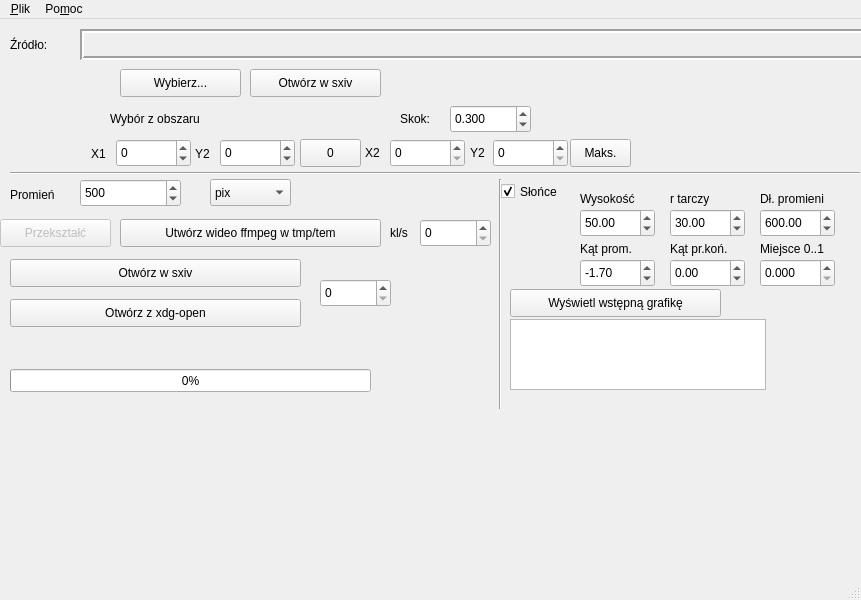
<?xml version="1.0" encoding="UTF-8"?>
<ui version="4.0">
 <class>MainWindow</class>
 <widget class="QMainWindow" name="MainWindow">
  <property name="geometry">
   <rect>
    <x>0</x>
    <y>0</y>
    <width>861</width>
    <height>600</height>
   </rect>
  </property>
  <property name="windowTitle">
   <string>Transformacja niebocentryczna</string>
  </property>
  <widget class="QWidget" name="centralwidget">
   <widget class="QPushButton" name="pushButton">
    <property name="geometry">
     <rect>
      <x>10</x>
      <y>240</y>
      <width>291</width>
      <height>28</height>
     </rect>
    </property>
    <property name="whatsThis">
     <string>Otwiera przy użyciu szybkiego ale funkcjonalnego sxiv.</string>
    </property>
    <property name="text">
     <string>Otwórz w sxiv</string>
    </property>
   </widget>
   <widget class="QPushButton" name="pushButton_2">
    <property name="geometry">
     <rect>
      <x>120</x>
      <y>200</y>
      <width>261</width>
      <height>28</height>
     </rect>
    </property>
    <property name="whatsThis">
     <string>Tworzy wideo w katalogu tymczasowym.</string>
    </property>
    <property name="text">
     <string>Utwórz wideo ffmpeg w tmp/tem</string>
    </property>
   </widget>
   <widget class="QPushButton" name="pushButton_3">
    <property name="geometry">
     <rect>
      <x>10</x>
      <y>280</y>
      <width>291</width>
      <height>28</height>
     </rect>
    </property>
    <property name="whatsThis">
     <string>Otwiera przy użyciu domyślnego programu</string>
    </property>
    <property name="text">
     <string>Otwórz z xdg-open</string>
    </property>
   </widget>
   <widget class="QLabel" name="lblSrc">
    <property name="geometry">
     <rect>
      <x>80</x>
      <y>10</y>
      <width>831</width>
      <height>31</height>
     </rect>
    </property>
    <property name="font">
     <font>
      <weight>50</weight>
      <bold>false</bold>
     </font>
    </property>
    <property name="frameShape">
     <enum>QFrame::Box</enum>
    </property>
    <property name="frameShadow">
     <enum>QFrame::Sunken</enum>
    </property>
    <property name="lineWidth">
     <number>2</number>
    </property>
    <property name="text">
     <string/>
    </property>
   </widget>
   <widget class="QLabel" name="lblSrc_2">
    <property name="geometry">
     <rect>
      <x>10</x>
      <y>10</y>
      <width>61</width>
      <height>31</height>
     </rect>
    </property>
    <property name="font">
     <font>
      <weight>50</weight>
      <bold>false</bold>
     </font>
    </property>
    <property name="frameShape">
     <enum>QFrame::NoFrame</enum>
    </property>
    <property name="frameShadow">
     <enum>QFrame::Sunken</enum>
    </property>
    <property name="lineWidth">
     <number>2</number>
    </property>
    <property name="text">
     <string>Źródło:</string>
    </property>
   </widget>
   <widget class="Line" name="line_5">
    <property name="geometry">
     <rect>
      <x>10</x>
      <y>144</y>
      <width>850</width>
      <height>20</height>
     </rect>
    </property>
    <property name="orientation">
     <enum>Qt::Horizontal</enum>
    </property>
   </widget>
   <widget class="QPushButton" name="btnOpen">
    <property name="geometry">
     <rect>
      <x>120</x>
      <y>50</y>
      <width>121</width>
      <height>28</height>
     </rect>
    </property>
    <property name="whatsThis">
     <string>Otwiera obraz który ma być przekształcony.</string>
    </property>
    <property name="text">
     <string>Wybierz...</string>
    </property>
   </widget>
   <widget class="QLabel" name="lbl">
    <property name="geometry">
     <rect>
      <x>10</x>
      <y>160</y>
      <width>71</width>
      <height>31</height>
     </rect>
    </property>
    <property name="font">
     <font>
      <weight>50</weight>
      <bold>false</bold>
     </font>
    </property>
    <property name="whatsThis">
     <string>Wartiość parametru promienia we wzorze transformacji.</string>
    </property>
    <property name="frameShape">
     <enum>QFrame::NoFrame</enum>
    </property>
    <property name="frameShadow">
     <enum>QFrame::Sunken</enum>
    </property>
    <property name="lineWidth">
     <number>2</number>
    </property>
    <property name="text">
     <string>Promień</string>
    </property>
   </widget>
   <widget class="QDoubleSpinBox" name="dsbR">
    <property name="geometry">
     <rect>
      <x>80</x>
      <y>160</y>
      <width>101</width>
      <height>28</height>
     </rect>
    </property>
    <property name="decimals">
     <number>0</number>
    </property>
    <property name="minimum">
     <double>0.000000000000000</double>
    </property>
    <property name="maximum">
     <double>100000000.000000000000000</double>
    </property>
    <property name="value">
     <double>500.000000000000000</double>
    </property>
   </widget>
   <widget class="QComboBox" name="comboBox">
    <property name="geometry">
     <rect>
      <x>210</x>
      <y>160</y>
      <width>81</width>
      <height>27</height>
     </rect>
    </property>
    <item>
     <property name="text">
      <string>pix</string>
     </property>
    </item>
    <item>
     <property name="text">
      <string>cm</string>
     </property>
    </item>
   </widget>
   <widget class="QSpinBox" name="sbOpenNumber">
    <property name="geometry">
     <rect>
      <x>320</x>
      <y>260</y>
      <width>71</width>
      <height>28</height>
     </rect>
    </property>
    <property name="maximum">
     <number>1000000</number>
    </property>
   </widget>
   <widget class="QPushButton" name="btnTransform">
    <property name="enabled">
     <bool>false</bool>
    </property>
    <property name="geometry">
     <rect>
      <x>0</x>
      <y>200</y>
      <width>111</width>
      <height>28</height>
     </rect>
    </property>
    <property name="whatsThis">
     <string>Rozpoczyna proces</string>
    </property>
    <property name="text">
     <string>Przekształć</string>
    </property>
    <property name="default">
     <bool>true</bool>
    </property>
   </widget>
   <widget class="QPushButton" name="btnSrcSxiv">
    <property name="geometry">
     <rect>
      <x>250</x>
      <y>50</y>
      <width>131</width>
      <height>28</height>
     </rect>
    </property>
    <property name="text">
     <string>Otwórz w sxiv</string>
    </property>
   </widget>
   <widget class="QDoubleSpinBox" name="dsbXstart">
    <property name="geometry">
     <rect>
      <x>116</x>
      <y>120</y>
      <width>75</width>
      <height>28</height>
     </rect>
    </property>
    <property name="accelerated">
     <bool>true</bool>
    </property>
    <property name="decimals">
     <number>0</number>
    </property>
    <property name="minimum">
     <double>-1.000000000000000</double>
    </property>
    <property name="maximum">
     <double>1.000000000000000</double>
    </property>
    <property name="singleStep">
     <double>10.000000000000000</double>
    </property>
   </widget>
   <widget class="QDoubleSpinBox" name="dsbYstart">
    <property name="geometry">
     <rect>
      <x>220</x>
      <y>120</y>
      <width>75</width>
      <height>28</height>
     </rect>
    </property>
    <property name="accelerated">
     <bool>true</bool>
    </property>
    <property name="decimals">
     <number>0</number>
    </property>
    <property name="minimum">
     <double>-1.000000000000000</double>
    </property>
    <property name="maximum">
     <double>1.000000000000000</double>
    </property>
    <property name="singleStep">
     <double>10.000000000000000</double>
    </property>
   </widget>
   <widget class="QPushButton" name="btnXY0">
    <property name="geometry">
     <rect>
      <x>300</x>
      <y>120</y>
      <width>61</width>
      <height>28</height>
     </rect>
    </property>
    <property name="text">
     <string>0</string>
    </property>
   </widget>
   <widget class="QLabel" name="lblSrcSize">
    <property name="geometry">
     <rect>
      <x>260</x>
      <y>90</y>
      <width>121</width>
      <height>20</height>
     </rect>
    </property>
    <property name="text">
     <string/>
    </property>
   </widget>
   <widget class="QLabel" name="label">
    <property name="geometry">
     <rect>
      <x>400</x>
      <y>90</y>
      <width>41</width>
      <height>20</height>
     </rect>
    </property>
    <property name="text">
     <string>Skok:</string>
    </property>
   </widget>
   <widget class="QDoubleSpinBox" name="dsbStep">
    <property name="geometry">
     <rect>
      <x>450</x>
      <y>86</y>
      <width>81</width>
      <height>28</height>
     </rect>
    </property>
    <property name="decimals">
     <number>3</number>
    </property>
    <property name="minimum">
     <double>0.001000000000000</double>
    </property>
    <property name="maximum">
     <double>30.000000000000000</double>
    </property>
    <property name="singleStep">
     <double>0.010000000000000</double>
    </property>
    <property name="value">
     <double>0.300000000000000</double>
    </property>
   </widget>
   <widget class="KPixmapRegionSelectorWidget" name="kpsw">
    <property name="geometry">
     <rect>
      <x>10</x>
      <y>70</y>
      <width>81</width>
      <height>71</height>
     </rect>
    </property>
   </widget>
   <widget class="QLabel" name="label_2">
    <property name="geometry">
     <rect>
      <x>110</x>
      <y>90</y>
      <width>141</width>
      <height>19</height>
     </rect>
    </property>
    <property name="text">
     <string>Wybór z obszaru</string>
    </property>
   </widget>
   <widget class="QDoubleSpinBox" name="dsbXend">
    <property name="geometry">
     <rect>
      <x>390</x>
      <y>120</y>
      <width>75</width>
      <height>28</height>
     </rect>
    </property>
    <property name="accelerated">
     <bool>true</bool>
    </property>
    <property name="decimals">
     <number>0</number>
    </property>
    <property name="minimum">
     <double>0.000000000000000</double>
    </property>
    <property name="maximum">
     <double>100000.000000000000000</double>
    </property>
    <property name="singleStep">
     <double>10.000000000000000</double>
    </property>
   </widget>
   <widget class="QDoubleSpinBox" name="dsbYend">
    <property name="geometry">
     <rect>
      <x>493</x>
      <y>120</y>
      <width>75</width>
      <height>28</height>
     </rect>
    </property>
    <property name="accelerated">
     <bool>true</bool>
    </property>
    <property name="decimals">
     <number>0</number>
    </property>
    <property name="minimum">
     <double>0.000000000000000</double>
    </property>
    <property name="maximum">
     <double>100000.000000000000000</double>
    </property>
    <property name="singleStep">
     <double>10.000000000000000</double>
    </property>
   </widget>
   <widget class="QLabel" name="label_3">
    <property name="geometry">
     <rect>
      <x>365</x>
      <y>124</y>
      <width>40</width>
      <height>20</height>
     </rect>
    </property>
    <property name="text">
     <string>X2</string>
    </property>
   </widget>
   <widget class="QLabel" name="label_4">
    <property name="geometry">
     <rect>
      <x>470</x>
      <y>124</y>
      <width>21</width>
      <height>20</height>
     </rect>
    </property>
    <property name="text">
     <string>Y2</string>
    </property>
   </widget>
   <widget class="QLabel" name="label_5">
    <property name="geometry">
     <rect>
      <x>195</x>
      <y>125</y>
      <width>21</width>
      <height>20</height>
     </rect>
    </property>
    <property name="text">
     <string>Y2</string>
    </property>
   </widget>
   <widget class="QLabel" name="label_6">
    <property name="geometry">
     <rect>
      <x>91</x>
      <y>125</y>
      <width>40</width>
      <height>20</height>
     </rect>
    </property>
    <property name="text">
     <string>X1</string>
    </property>
   </widget>
   <widget class="QPushButton" name="btnXY2Max">
    <property name="geometry">
     <rect>
      <x>570</x>
      <y>120</y>
      <width>61</width>
      <height>28</height>
     </rect>
    </property>
    <property name="text">
     <string>Maks.</string>
    </property>
   </widget>
   <widget class="QProgressBar" name="prg">
    <property name="geometry">
     <rect>
      <x>10</x>
      <y>350</y>
      <width>361</width>
      <height>23</height>
     </rect>
    </property>
    <property name="minimum">
     <number>0</number>
    </property>
    <property name="value">
     <number>0</number>
    </property>
   </widget>
   <widget class="QSpinBox" name="sbFfmpegRate">
    <property name="geometry">
     <rect>
      <x>420</x>
      <y>200</y>
      <width>71</width>
      <height>28</height>
     </rect>
    </property>
    <property name="maximum">
     <number>600</number>
    </property>
   </widget>
   <widget class="QCheckBox" name="chkSun">
    <property name="geometry">
     <rect>
      <x>501</x>
      <y>160</y>
      <width>107</width>
      <height>25</height>
     </rect>
    </property>
    <property name="text">
     <string>Słońce</string>
    </property>
    <property name="checked">
     <bool>true</bool>
    </property>
   </widget>
   <widget class="QListView" name="lvSun">
    <property name="geometry">
     <rect>
      <x>510</x>
      <y>300</y>
      <width>256</width>
      <height>71</height>
     </rect>
    </property>
   </widget>
   <widget class="QPushButton" name="btnPreview">
    <property name="geometry">
     <rect>
      <x>510</x>
      <y>270</y>
      <width>211</width>
      <height>28</height>
     </rect>
    </property>
    <property name="text">
     <string>Wyświetl wstępną grafikę</string>
    </property>
    <property name="flat">
     <bool>false</bool>
    </property>
   </widget>
   <widget class="QDoubleSpinBox" name="dsbSunHeight">
    <property name="geometry">
     <rect>
      <x>580</x>
      <y>190</y>
      <width>75</width>
      <height>28</height>
     </rect>
    </property>
    <property name="whatsThis">
     <string>Położenie słońca od brzegu</string>
    </property>
    <property name="frame">
     <bool>true</bool>
    </property>
    <property name="minimum">
     <double>0.000000000000000</double>
    </property>
    <property name="maximum">
     <double>30000.000000000000000</double>
    </property>
    <property name="singleStep">
     <double>10.000000000000000</double>
    </property>
    <property name="value">
     <double>50.000000000000000</double>
    </property>
   </widget>
   <widget class="QDoubleSpinBox" name="dsb_r">
    <property name="geometry">
     <rect>
      <x>670</x>
      <y>190</y>
      <width>75</width>
      <height>28</height>
     </rect>
    </property>
    <property name="whatsThis">
     <string>Promień tarczy słońca</string>
    </property>
    <property name="maximum">
     <double>200.000000000000000</double>
    </property>
    <property name="value">
     <double>30.000000000000000</double>
    </property>
   </widget>
   <widget class="QDoubleSpinBox" name="dsbRayLen">
    <property name="geometry">
     <rect>
      <x>760</x>
      <y>190</y>
      <width>75</width>
      <height>28</height>
     </rect>
    </property>
    <property name="whatsThis">
     <string>Długość każdego promienia światła wychodzącego ze słońca</string>
    </property>
    <property name="maximum">
     <double>2000.000000000000000</double>
    </property>
    <property name="value">
     <double>600.000000000000000</double>
    </property>
   </widget>
   <widget class="QLabel" name="label_7">
    <property name="geometry">
     <rect>
      <x>390</x>
      <y>204</y>
      <width>31</width>
      <height>20</height>
     </rect>
    </property>
    <property name="text">
     <string>kl/s</string>
    </property>
   </widget>
   <widget class="QLabel" name="label_8">
    <property name="geometry">
     <rect>
      <x>580</x>
      <y>170</y>
      <width>76</width>
      <height>19</height>
     </rect>
    </property>
    <property name="text">
     <string>Wysokość</string>
    </property>
   </widget>
   <widget class="QLabel" name="label_9">
    <property name="geometry">
     <rect>
      <x>670</x>
      <y>170</y>
      <width>61</width>
      <height>19</height>
     </rect>
    </property>
    <property name="text">
     <string>r tarczy</string>
    </property>
   </widget>
   <widget class="QLabel" name="label_10">
    <property name="geometry">
     <rect>
      <x>760</x>
      <y>170</y>
      <width>100</width>
      <height>19</height>
     </rect>
    </property>
    <property name="text">
     <string>Dł. promieni</string>
    </property>
   </widget>
   <widget class="Line" name="line">
    <property name="geometry">
     <rect>
      <x>490</x>
      <y>160</y>
      <width>20</width>
      <height>230</height>
     </rect>
    </property>
    <property name="orientation">
     <enum>Qt::Vertical</enum>
    </property>
   </widget>
   <widget class="QDoubleSpinBox" name="dsbAnStart">
    <property name="geometry">
     <rect>
      <x>580</x>
      <y>240</y>
      <width>75</width>
      <height>28</height>
     </rect>
    </property>
    <property name="frame">
     <bool>true</bool>
    </property>
    <property name="minimum">
     <double>-3.140000000000000</double>
    </property>
    <property name="maximum">
     <double>3.140000000000000</double>
    </property>
    <property name="singleStep">
     <double>0.010000000000000</double>
    </property>
    <property name="value">
     <double>-1.700000000000000</double>
    </property>
   </widget>
   <widget class="QLabel" name="label_11">
    <property name="geometry">
     <rect>
      <x>580</x>
      <y>220</y>
      <width>76</width>
      <height>19</height>
     </rect>
    </property>
    <property name="text">
     <string>Kąt prom.</string>
    </property>
   </widget>
   <widget class="QDoubleSpinBox" name="dsbAnEnd">
    <property name="geometry">
     <rect>
      <x>670</x>
      <y>240</y>
      <width>75</width>
      <height>28</height>
     </rect>
    </property>
    <property name="frame">
     <bool>true</bool>
    </property>
    <property name="minimum">
     <double>-3.140000000000000</double>
    </property>
    <property name="maximum">
     <double>3.140000000000000</double>
    </property>
    <property name="singleStep">
     <double>0.010000000000000</double>
    </property>
   </widget>
   <widget class="QLabel" name="label_12">
    <property name="geometry">
     <rect>
      <x>670</x>
      <y>220</y>
      <width>92</width>
      <height>19</height>
     </rect>
    </property>
    <property name="text">
     <string>Kąt pr.koń.</string>
    </property>
   </widget>
   <widget class="QDoubleSpinBox" name="dsbSunLoc">
    <property name="geometry">
     <rect>
      <x>760</x>
      <y>240</y>
      <width>75</width>
      <height>28</height>
     </rect>
    </property>
    <property name="whatsThis">
     <string>Względny kąt położenia słońca na okręgu</string>
    </property>
    <property name="frame">
     <bool>true</bool>
    </property>
    <property name="decimals">
     <number>3</number>
    </property>
    <property name="minimum">
     <double>0.000000000000000</double>
    </property>
    <property name="maximum">
     <double>1.000000000000000</double>
    </property>
    <property name="singleStep">
     <double>0.010000000000000</double>
    </property>
   </widget>
   <widget class="QLabel" name="label_13">
    <property name="geometry">
     <rect>
      <x>760</x>
      <y>220</y>
      <width>111</width>
      <height>20</height>
     </rect>
    </property>
    <property name="text">
     <string>Miejsce 0..1</string>
    </property>
   </widget>
  </widget>
  <widget class="QMenuBar" name="menubar">
   <property name="geometry">
    <rect>
     <x>0</x>
     <y>0</y>
     <width>861</width>
     <height>24</height>
    </rect>
   </property>
   <widget class="QMenu" name="menu_Plik">
    <property name="title">
     <string>&amp;Plik</string>
    </property>
    <addaction name="actionPrzyk_adowy_z_internetu"/>
    <addaction name="actionKopiuj_cie_k_wyniku"/>
    <addaction name="actionZako_cz"/>
    <addaction name="actionPrzyk_adowy_obraz"/>
   </widget>
   <widget class="QMenu" name="menuPo_moc">
    <property name="title">
     <string>Po&amp;moc</string>
    </property>
    <addaction name="actionCo_to_jest"/>
   </widget>
   <addaction name="menu_Plik"/>
   <addaction name="menuPo_moc"/>
  </widget>
  <widget class="QStatusBar" name="statusbar"/>
  <action name="actionZako_cz">
   <property name="text">
    <string>Zakończ</string>
   </property>
  </action>
  <action name="actionPrzyk_adowy_z_internetu">
   <property name="text">
    <string>Przykładowy z internetu</string>
   </property>
  </action>
  <action name="actionKopiuj_cie_k_wyniku">
   <property name="text">
    <string>Kopiuj ścieżkę wyniku</string>
   </property>
  </action>
  <action name="actionCo_to_jest">
   <property name="text">
    <string>Co to jest?</string>
   </property>
  </action>
  <action name="actionPrzyk_adowy_obraz">
   <property name="text">
    <string>Przykładowy obraz</string>
   </property>
  </action>
 </widget>
 <customwidgets>
  <customwidget>
   <class>KPixmapRegionSelectorWidget</class>
   <extends>QWidget</extends>
   <header>kpixmapregionselectorwidget.h</header>
  </customwidget>
 </customwidgets>
 <resources/>
 <connections/>
</ui>
